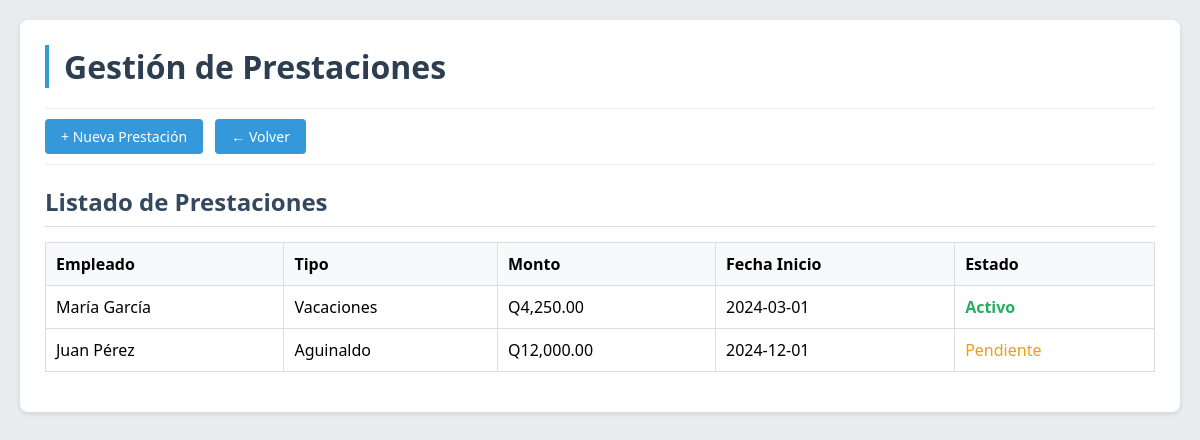
/index.php?controller=prestacion&action=index, run on the app's committed database.
### tables this page shows
CREATE TABLE IF NOT EXISTS prestaciones (
    id INT PRIMARY KEY AUTO_INCREMENT,
    empleado_id INT NOT NULL,
    tipo VARCHAR(50) NOT NULL,
    monto DECIMAL(10,2) NOT NULL,
    saldo_pendiente DECIMAL(10,2) NOT NULL,
    fecha_inicio DATE NOT NULL,
    fecha_fin DATE,
    estado ENUM('Activo', 'Pagado', 'Pendiente') DEFAULT 'Activo',
    created_at TIMESTAMP DEFAULT CURRENT_TIMESTAMP,
    FOREIGN KEY (empleado_id) REFERENCES empleados(id) ON DELETE CASCADE
);

CREATE TABLE IF NOT EXISTS empleados (
    id INT PRIMARY KEY AUTO_INCREMENT,
    codigo VARCHAR(20) UNIQUE NOT NULL,
    nombre VARCHAR(50) NOT NULL,
    apellido VARCHAR(50) NOT NULL,
    cedula VARCHAR(20) UNIQUE NOT NULL,
    fecha_ingreso DATE NOT NULL,
    cargo VARCHAR(100) NOT NULL,
    salario_base DECIMAL(10,2) NOT NULL,
    tipo_salario ENUM('Mensual', 'Por Hora', 'Destajo') DEFAULT 'Mensual',
    salario_minimo DECIMAL(10,2) DEFAULT 3791.20,
    activo BOOLEAN DEFAULT TRUE,
    created_at TIMESTAMP DEFAULT CURRENT_TIMESTAMP,
    updated_at TIMESTAMP DEFAULT CURRENT_TIMESTAMP ON UPDATE CURRENT_TIMESTAMP
);

### php/controllers/PrestacionController.php (called while the page is built, shortened)
<?php
require_once 'php/models/PrestacionModel.php';
class PrestacionController {
    private $model;
    public function __construct() {
        $this->model = new PrestacionModel();
    }
    public function index() {
        $prestaciones = $this->model->listarTodas();
        include 'php/views/prestaciones/index.php';
    }
}
?>

### php/config/conexion.php (called while the page is built)
<?php
class Conexion {
    private $host = "localhost";
    private $db = "rrhh_sistema";
    private $user = "root";
    private $pass = "";
    public $conn;
    public function __construct() {
        try {
            $this->conn = new PDO(
                "mysql:host={$this->host};dbname={$this->db};charset=utf8",
                $this->user,
                $this->pass
            );
            $this->conn->setAttribute(PDO::ATTR_ERRMODE, PDO::ERRMODE_EXCEPTION);
        } catch(PDOException $e) {
            die("Error de conexión: " . $e->getMessage());
        }
    }
    public function getConnection() {
        return $this->conn;
    }
}
?>

### php/models/PrestacionModel.php (called while the page is built, shortened)
<?php
require_once 'php/config/conexion.php';
class PrestacionModel {
    private $db;
    public function __construct() {
        $conexion = new Conexion();
        $this->db = $conexion->getConnection();
    }
    public function listarTodas() {
        $query = "SELECT pr.*, e.nombre, e.apellido
                  FROM prestaciones pr
                  JOIN empleados e ON pr.empleado_id = e.id
                  ORDER BY pr.id DESC";
        $stmt = $this->db->prepare($query);
        $stmt->execute();
        return $stmt->fetchAll(PDO::FETCH_ASSOC);
    }
}
?>

### php/views/prestaciones/index.php (the view, shortened to what this page needs)
<!DOCTYPE html>
<html lang="es">
<head>
    <link rel="stylesheet" href="css/estilo.css">
</head>
<body>
    <div class="container">
        <h1>Gestión de Prestaciones</h1>
        <div class="menu">
            <a href="index.php?controller=prestacion&action=crear" class="btn">+ Nueva Prestación</a>
            <a href="index.php?controller=empleado&action=index" class="btn">← Volver</a>
        </div>
        <h2>Listado de Prestaciones</h2>
        <table>
            <thead>
                <tr><th>Empleado</th><th>Tipo</th><th>Monto</th><th>Fecha Inicio</th><th>Estado</th></tr>
            </thead>
            <tbody>
                <?php foreach($prestaciones as $p): ?>
                <tr>
                    <td><?php echo $p['nombre'] . ' ' . $p['apellido']; ?></td>
                    <td><?php echo $p['tipo']; ?></td>
                    <td>Q<?php echo number_format($p['monto'], 2); ?></td>
                    <td><?php echo $p['fecha_inicio']; ?></td>
                    <td class="<?php echo strtolower($p['estado']); ?>"><?php echo $p['estado']; ?></td>
                </tr>
                <?php endforeach; ?>
            </tbody>
        </table>
    </div>
</body>
</html>

### css/estilo.css (style rules this page uses)
* { margin: 0; padding: 0; box-sizing: border-box; }
body { font-family: 'Segoe UI', Arial, sans-serif; background: #e9ecef; padding: 20px; }
.container { max-width: 1200px; margin: 0 auto; background: white; padding: 25px; border-radius: 8px; box-shadow: 0 2px 5px rgba(0,0,0,0.1); }
h1 { color: #2c3e50; border-left: 4px solid #3498db; padding-left: 15px; margin-bottom: 20px; }
h2 { color: #34495e; margin: 20px 0 15px 0; border-bottom: 1px solid #ddd; padding-bottom: 8px; }
.menu { margin: 20px 0; padding: 10px 0; border-top: 1px solid #eee; border-bottom: 1px solid #eee; }
.btn { display: inline-block; padding: 8px 16px; background: #3498db; color: white; text-decoration: none; border-radius: 4px; border: none; cursor: pointer; font-size: 14px; margin-right: 8px; }
table { width: 100%; border-collapse: collapse; margin: 15px 0; }
table th, table td { border: 1px solid #ddd; padding: 10px; text-align: left; }
table th { background: #f8f9fa; font-weight: bold; }
.activo { color: #27ae60; font-weight: bold; }
.pendiente { color: #f39c12; }

### data on the page
prestaciones: empleado.nombre "María", empleado.apellido "García", tipo "Vacaciones", monto "4,250.00", fecha_inicio "2024-03-01", estado "Activo"
prestaciones: empleado.nombre "Juan", empleado.apellido "Pérez", tipo "Aguinaldo", monto "12,000.00", fecha_inicio "2024-12-01", estado "Pendiente"
